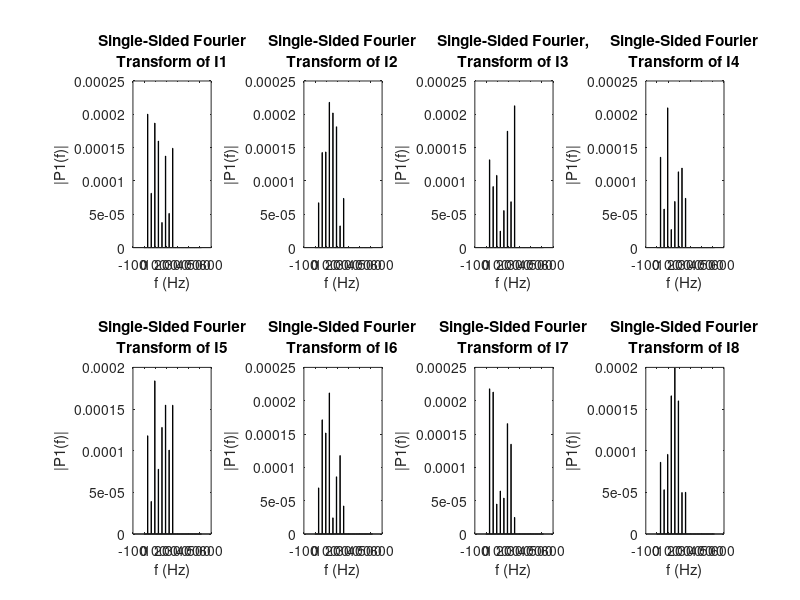

Write MATLAB code to recreate this figure. (Note: this script raises an error after producing the figure.)
Row_Size = 8;        % Matrix Size (Row)
Column_Size = 8;     % Matrix Size (Column)
M = 5;                % Power of signal frequency
N = 8;                % Power of length
f = 2^M;              % Frequency of base harmonic
Fs = 32*f;            % Sampling frequency                    
T = 1/Fs;             % Sampling period       
L = 2^N;              % Length of signal   NB: MUST be power of 2
t = (0:L-1)*T;        % Time vector (2^N samples, from 0:2^N-1)
k = 1;                % multiplier basis for orthogonal signal


% set up input sequence of voltages being, parameterised to make it 2^N 
Vin = zeros(Row_Size,L);
for i = 1:Row_Size
Vin(i,1:L) = sin(2*pi*f*t*i);
end

% Conductance Matrix Setup (range of around 5k to 50k)
G = (20*10^-6)+(rand(Row_Size,Column_Size).*200*10^-6);

% Define matrices of potentials at each node (top [U] and bottom [V])
U = zeros(Row_Size,Column_Size,L);
U_ideal = zeros(Row_Size,Column_Size,L);
V = zeros(Row_Size,Column_Size,L);
V_ideal = zeros(Row_Size,Column_Size,L);
I_U = zeros(Row_Size,Column_Size,L);
I_V = zeros(Row_Size,Column_Size,L);

% Obtain lower triangular matrix
A = ones(Row_Size,Column_Size);
Low_Tri = tril(A);

% Define line resistance
R_row = 0.1;
R_col = 0.1;

% Required to calculate estimate of current through memristors
% Initially assume no line resistance (all row nodes of U are equal to input)
% Require 3D matrix; The potential at each node of array at each point in time

for p = 1:Row_Size
    for q = 1:Column_Size
        U_ideal(p,q,1:L) = Vin(p,1:L);
    end
end

% Calculate current through each memristor
I_mem = G.*(U_ideal-V_ideal);

% Calculate row and column currents using sums of memristor currents
for q = 1:L
I_U(:,:,q) = I_mem(:,:,q)*Low_Tri;
I_V(:,:,q) = Low_Tri*I_mem(:,:,q);
end

% Construct initial U potential array (First Row) with line resistance included
for p = 1:Row_Size
    U(p,1,1:L) = Vin(p,1:L);
end

% Calculate actual U potentials of nodes due to line resistance
for i = 1:Row_Size
    for j = 2:Column_Size
        for k = 1:L
            U(i,j,k) = U(i,j-1,k) - I_U(i,j-1,k)*R_row; %why is it j-1? j?
        end
    end
end

% Calculate actual V potentials of nodes due to line resistance
for i = 2:Row_Size
    for j = 1:Column_Size
        for k = 1:L
            V(i,j,k) = V(i-1,j,k) + I_V(i-1,j,k)*R_col; %why is it i-1? i?
        end
    end
end


% END OF LINE RESISTANCE MODELLING
% THE FOLLOWING SHOWS A METHOD USED TO COMPUTE 'GUESSES' OF THE CONDUCTANCE
% MATRIX USING THE FOURIER TRANSFORM FUNCTION

% calculating for current
% transpose as column 1 resistors are multiplied by the corresponding
% current at each node at time instances
Iout = G'*Vin;

% Transform of current in each column
FT_Mem_Current = fft(Iout,L,2); %compute the fft of the current for each row

% Plotting FT I1
freq = Fs*(0:(L/2))/L;              
P2_FT_I1 = abs(FT_Mem_Current(1,1:L)/L);
P1_FT_I1 = P2_FT_I1(1:L/2+1);
P1_FT_I1(2:end-1) = 2*P1_FT_I1(2:end-1);
figure
subplot(2,4,1)
bar(freq,P1_FT_I1)
title({'Single-Sided Fourier' ,'Transform of I1'})
xlabel('f (Hz)')
ylabel('|P1(f)|')

% Plotting FT I2
freq = Fs*(0:(L/2))/L;              
P2_FT_I2 = abs(FT_Mem_Current(2,1:L)/L);
P1_FT_I2 = P2_FT_I2(1:L/2+1);
P1_FT_I2(2:end-1) = 2*P1_FT_I2(2:end-1);
subplot(2,4,2)
bar(freq,P1_FT_I2)
title({'Single-Sided Fourier', 'Transform of I2'})
xlabel('f (Hz)')
ylabel('|P1(f)|')

% Plotting FT I3
freq = Fs*(0:(L/2))/L;              
P2_FT_I3 = abs(FT_Mem_Current(3,1:L)/L);
P1_FT_I3 = P2_FT_I3(1:L/2+1);
P1_FT_I3(2:end-1) = 2*P1_FT_I3(2:end-1);
subplot(2,4,3)
bar(freq,P1_FT_I3)
title({'Single-Sided Fourier,' 'Transform of I3'})
xlabel('f (Hz)')
ylabel('|P1(f)|')

% Plotting FT I4
freq = Fs*(0:(L/2))/L;              
P2_FT_I4 = abs(FT_Mem_Current(4,1:L)/L);
P1_FT_I4 = P2_FT_I4(1:L/2+1);
P1_FT_I4(2:end-1) = 2*P1_FT_I4(2:end-1);
subplot(2,4,4)
bar(freq,P1_FT_I4)
title({'Single-Sided Fourier', 'Transform of I4'})
xlabel('f (Hz)')
ylabel('|P1(f)|')

% Plotting FT I5
freq = Fs*(0:(L/2))/L;              
P2_FT_I5 = abs(FT_Mem_Current(5,1:L)/L);
P1_FT_I5 = P2_FT_I5(1:L/2+1);
P1_FT_I5(2:end-1) = 2*P1_FT_I5(2:end-1);
subplot(2,4,5)
bar(freq,P1_FT_I5)
title({'Single-Sided Fourier', 'Transform of I5'})
xlabel('f (Hz)')
ylabel('|P1(f)|')

% Plotting FT I6
freq = Fs*(0:(L/2))/L;              
P2_FT_I6 = abs(FT_Mem_Current(6,1:L)/L);
P1_FT_I6 = P2_FT_I6(1:L/2+1);
P1_FT_I6(2:end-1) = 2*P1_FT_I6(2:end-1);
subplot(2,4,6)
bar(freq,P1_FT_I6)
title({'Single-Sided Fourier', 'Transform of I6'})
xlabel('f (Hz)')
ylabel('|P1(f)|')

% Plotting FT I7
freq = Fs*(0:(L/2))/L;              
P2_FT_I7 = abs(FT_Mem_Current(7,1:L)/L);
P1_FT_I7 = P2_FT_I7(1:L/2+1);
P1_FT_I7(2:end-1) = 2*P1_FT_I7(2:end-1);
subplot(2,4,7)
bar(freq,P1_FT_I7)
title({'Single-Sided Fourier', 'Transform of I7'})
xlabel('f (Hz)')
ylabel('|P1(f)|')

% Plotting FT I8
freq = Fs*(0:(L/2))/L;              
P2_FT_I8 = abs(FT_Mem_Current(8,1:L)/L);
P1_FT_I8 = P2_FT_I8(1:L/2+1);
P1_FT_I8(2:end-1) = 2*P1_FT_I8(2:end-1);
subplot(2,4,8)
bar(freq,P1_FT_I8)
title({'Single-Sided Fourier', 'Transform of I8'})
xlabel('f (Hz)')
ylabel('|P1(f)|')

% Use fourier transform to compute estimate for new conductance matrix
G_fourier(1:8,1) = P1_FT_I1(2:9);
G_fourier(1:8,2) = P1_FT_I2(2:9);
G_fourier(1:8,3) = P1_FT_I3(2:9);
G_fourier(1:8,4) = P1_FT_I4(2:9);
G_fourier(1:8,5) = P1_FT_I5(2:9);
G_fourier(1:8,6) = P1_FT_I6(2:9);
G_fourier(1:8,7) = P1_FT_I7(2:9);
G_fourier(1:8,8) = P1_FT_I8(2:9);

% Plotting
figure
heatmap(G)
title('Real Conductance Matrix')

figure
heatmap(G_fourier);
title('Estimated Conductance Matrix with Fourier Transform')

figure
Percentage_error = (abs((G_fourier - G))./G)*100;
heatmap(Percentage_error);
title('Percentage Error in Estimation of Conductance Matrix')

% Calculate new current from conductance matrix
Iout_1 = G_fourier'*Vin;

% Find error between 'measured' current and 'guessed' current
error_1 = Iout_1 - Iout;
mean_error_1 = zeros(8,8);
for k = 1:8 
mean_error_1 (k,1:8) = mean(error_1,2);
end

% Correct conductance by adding/subtracting error to conductance
G_1 = G_fourier - mean_error_1;

% 2nd iteration
Iout_2 = G_1'*Vin;
error_2 = Iout_2 - Iout_1;
mean_error_2 = zeros(8,8);
for k = 1:8 
mean_error_2 (k,1:8) = mean(error_2,2);
end
G_2 = G_1 - mean_error_2;

% 3rd iteration
Iout_3 = G_2'*Vin;
error_3 = Iout_3 - Iout_2;
mean_error_3 = zeros(8,8);
for k = 1:8 
mean_error_3 (k,1:8) = mean(error_3,2);
end
G_3 = G_2 - mean_error_3;

% 4th iteration
Iout_4 = G_3'*Vin;
error_4 = Iout_4 - Iout_3;
mean_error_4 = zeros(8,8);
for k = 1:8 
mean_error_4 (k,1:8) = mean(error_4,2);
end
G_4 = G_3 - mean_error_4;

%Plotting the Fourier Transform of signal
%{ 
figure
plot(t,v1);                 %signal for FT to be taken
Y = fft(v1);                %transform of input
freq = Fs*(0:(L/2))/L;      %define frequency axis
P2 = abs(Y/L);
P1 = P2(1:L/2+1);
P1(2:end-1) = 2*P1(2:end-1);
bar(freq,P1) 
title('Single-Sided Amplitude Spectrum of S(t)')
xlabel('f (Hz)')
ylabel('|P1(f)|')
%}